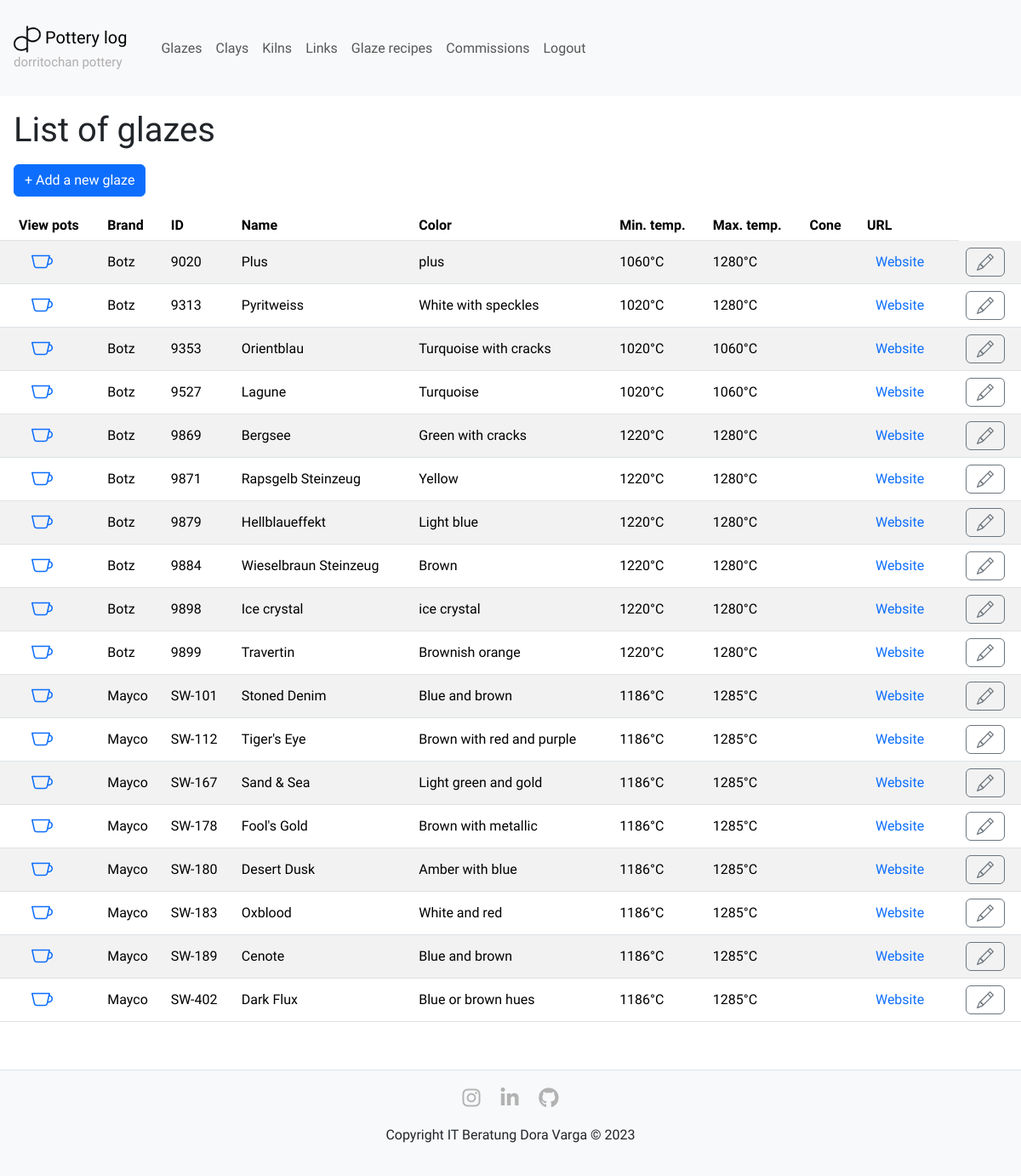
Page /viewglazes (signed in) on the earlier database version.
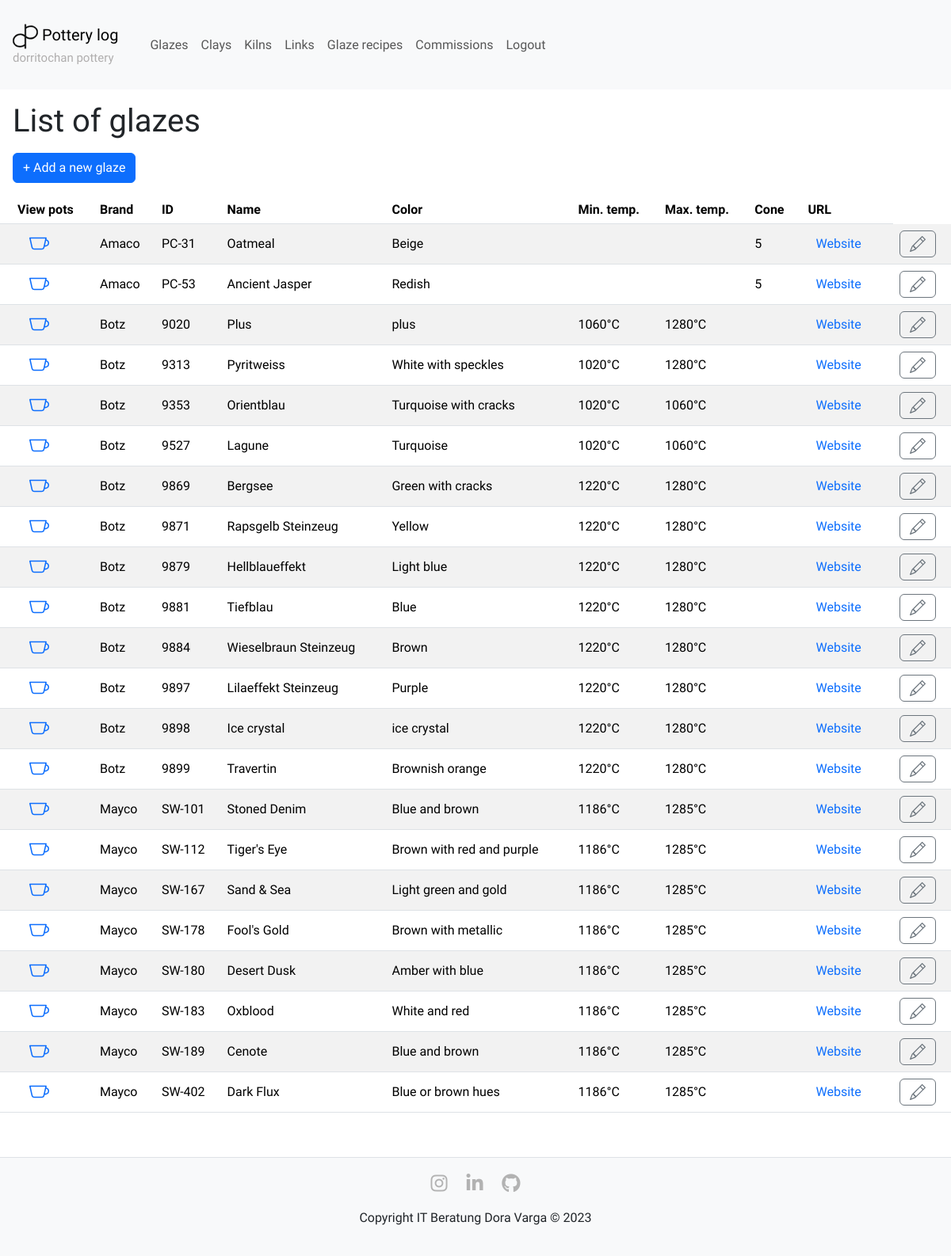
Same page on the later database version.
### app/models.py (models this page shows, shortened)
class Glaze(db.Model):
    __tablename__ = 'glaze'
    id = db.Column(db.Integer, primary_key=True)
    brand = db.Column(db.String(140), index=True)
    name = db.Column(db.String(50), unique=True)
    brand_id = db.Column(db.Integer, unique=True)
    color = db.Column(db.String(140))
    temp_min = db.Column(db.Integer) # in °C
    temp_max = db.Column(db.Integer) # in °C
    cone = db.Column(db.String(5))
    glaze_url = db.Column(db.String(200))
    glazed_pots = db.relationship('PotGlaze', back_populates='glaze', lazy='dynamic')

### app/controller.py (the view)
@app.route('/viewglazes')
@login_required
def view_glazes():
    glazes = Glaze.query.order_by(Glaze.brand, Glaze.brand_id).all()
    glaze_form = AddGlazeForm()
    return render_template('viewglazes.html', title='List of glazes', glazes=glazes, glaze_form=glaze_form)

### app/models.py (called while the page is built)
@login.user_loader
def load_user(id):
    return User.query.get(int(id))

### app/utils.py (called while the page is built)
def set_cone_choices():
    return [(index , cone) for index, cone in enumerate(CONES)]

### app/templates/viewglazes.html (shortened to what this page needs)
{% extends 'layout.html' %}
{% block main %}
<h1 class="m-3">List of glazes</h1>
<div class="m-3">
    <button id="add-new-glaze" type="button" class="btn btn-primary" data-toggle="modal" data-target="#modal-add-edit-glaze" data-reload-page="true">&plus; Add a new glaze</button>
</div>
<table class="table table-striped table-hover-color table-hover">
    <thead>
        <tr>
            <th>View pots</th>
            <th>Brand</th>
            <th>ID</th>
            <th>Name</th>
            <th>Color</th>
            <th>Min. temp.</th>
            <th>Max. temp.</th>
            <th>Cone</th>
            <th style="padding: 8px 13px;">URL</th>
        </tr>
    </thead>
    <body>
        {% for glaze in glazes %}
        <tr>
            <td class="vertical-center">
                <a href="{{ url_for('show_glaze', glaze_id=glaze.id) }}" class="hover-border-link">
                </a>
            </td>
            <td class="vertical-center">{{ glaze.brand or '' }}</td>
            <td class="vertical-center">{{ glaze.brand_id or '' }}</td>
            <td class="vertical-center">{{ glaze.name or '' }}</td>
            <td class="vertical-center">{{ glaze.color or '' }}</td>
            <td class="vertical-center">{{ glaze.temp_min ~ '°C' if glaze.temp_min else '' }}</td>
            <td class="vertical-center">{{ glaze.temp_max ~ '°C' if glaze.temp_max else '' }}</td>
            <td class="vertical-center">{{ glaze.cone or '' }}</td>
            <td class="vertical-center">
                {% if glaze.glaze_url %}
                    <a class="hover-border-link" href="{{ glaze.glaze_url or '' }}" target="_blank">
                        Website
                    </a>
                {% endif %}
            </td>
            <td>
                <button type="button" class="btn btn-outline-secondary" id="open-modal-edit-item-{{ glaze.id }}" data-toggle="modal" data-target="#modal-add-edit-glaze" data-reload-page="true" data-itemtype="glaze">
                </button>
            </td>
        </tr>
        {% endfor %}
    </body>
</table>
{% endblock %}

### app/templates/layout.html (shortened to what this page needs)
<!DOCTYPE html>
<html lang="en">
    <head>
        <link href="https://cdn.jsdelivr.net/npm/bootstrap@5.3.2/dist/css/bootstrap.min.css" rel="stylesheet">
        <link href="/static/css/styles.css" rel="stylesheet">
        <link rel="stylesheet" href="https://cdn.jsdelivr.net/npm/@fancyapps/ui@5.0/dist/fancybox/fancybox.css">
        <link rel="stylesheet" href="https://cdn.jsdelivr.net/npm/bootstrap-icons@1.11.1/font/bootstrap-icons.css">
        <link rel="stylesheet" href="https://cdnjs.cloudflare.com/ajax/libs/font-awesome/6.0.0-beta3/css/all.min.css">
    </head>
    <body>
        <main class="content">
            <nav class="navbar navbar-expand-lg navbar-light bg-light">
                <a class="navbar-brand m-3" href="{{ url_for('index') }}">
                    <div>
                        <img src="{{ url_for('static', filename='photos/g889.svg') }}" alt="Logo" style="width: 2rem; height: 2rem;">
                        <span>Pottery log</span><br>
                        <span class="small-text">dorritochan pottery</span>
                    </div>
                </a>
                <div class="collapse navbar-collapse m-3" id="navbarNav">
                    <ul class="navbar-nav">
                        {% if current_user.is_anonymous %}
                        <li class="nav-item">
                            <a class="nav-link" href="{{ url_for('login') }}">Login</a>
                        </li>
                        {% else %}
                        <li class="nav-item">
                            <a class="nav-link" href="{{ url_for('view_glazes') }}">Glazes</a>
                        </li>
                        <li class="nav-item">
                            <a class="nav-link" href="{{ url_for('view_clays') }}">Clays</a>
                        </li>
                        <li class="nav-item">
                            <a class="nav-link" href="{{ url_for('view_kilns') }}">Kilns</a>
                        </li>
                        <li class="nav-item">
                            <a class="nav-link" href="{{ url_for('view_links') }}">Links</a>
                        </li>
                        <li class="nav-item">
                            <a class="nav-link" href="{{ url_for('view_links') }}">Glaze recipes</a>
                        </li>
                        <li class="nav-item">
                            <a class="nav-link" href="{{ url_for('view_commissions') }}">Commissions</a>
                        </li>
                        <li class="nav-item">
                            <a class="nav-link" href="{{ url_for('logout') }}">Logout</a>
                        </li>
                        {% endif %}
                    </ul>
                </div>
            </nav>
            {% block main %}
            {% endblock %}
        </main>
        <footer id="footer" class="social-footer">
            <a href="https://www.instagram.com/dorritochan.pottery/" target="_blank"><i class="fab fa-instagram"></i></a>
            <a href="https://www.linkedin.com/in/dora-varga-8644841b6/" target="_blank"><i class="fab fa-linkedin-in"></i></a>
            <a href="https://github.com/dorritochan" target="_blank"><i class="fab fa-github"></i></a>
            <div class="footer-copyright mt-3">
                <div class="container">
                    <div class="row">
                        <div class="col-md-12 text-center">
                            <p>Copyright IT Beratung Dora Varga © 2023</p>
                        </div>
                    </div>
                </div>
            </div>
        </footer>
    </body>
</html>

### app/static/css/styles.css (style rules this page uses)
body { margin: 0; font-family: 'Quicksand', sans-serif; display: flex; flex-direction: column; min-height: 100vh; }
.content { flex: 1; }
a.hover-border-link { color: #0d6efd; text-decoration: none; padding: 8px 13px; border: 2px solid transparent; transition: all 0.1s; }
.vertical-center { vertical-align: middle; }
.table.table-striped td:nth-child(1), .table.table-striped th:nth-child(1) { padding-left: 22px; }
.small-text { font-size: 15px; color: rgb(176, 174, 174); }
.social-footer { margin: 40px 0 0 0; padding: 20px 0; background-color: #f8f9fa; border-top: 1px solid #dee2e6; text-align: center; }
.social-footer a { margin: 0 10px; color: #b2b2b2; font-size: 24px; transition: color 0.3s; }

Differences in the rows shown:
added Glaze: brand "Amaco", brand "PC-31", name "Oatmeal", color "Beige", cone "5"
added Glaze: brand "Amaco", brand "PC-53", name "Ancient Jasper", color "Redish", cone "5"
added Glaze: brand "Botz", brand "9881", name "Tiefblau", color "Blue", temp_min "1220°C", temp_max "1280°C"
added Glaze: brand "Botz", brand "9897", name "Lilaeffekt Steinzeug", color "Purple", temp_min "1220°C", temp_max "1280°C"
